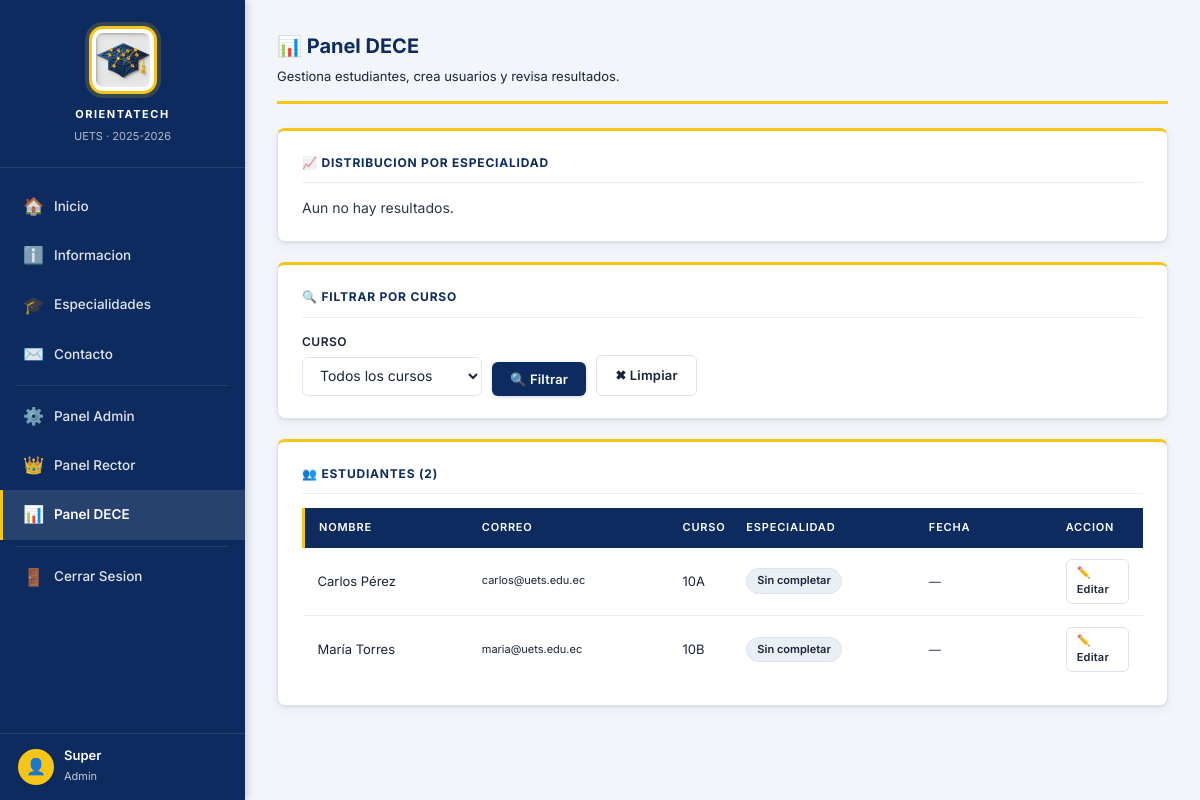
Screenshot of /index.php?pagina=dece (signed in) with the database file from the repository.
### tables this page shows
CREATE TABLE IF NOT EXISTS usuarios (
    id               INT AUTO_INCREMENT PRIMARY KEY,
    nombre           VARCHAR(100) NOT NULL,
    apellido         VARCHAR(100) NOT NULL,
    correo           VARCHAR(150) NOT NULL UNIQUE,
    contrasena       VARCHAR(255) NOT NULL,
    rol              ENUM('estudiante','dece','rector','admin','coordinador') NOT NULL DEFAULT 'estudiante',
    curso            VARCHAR(10)  DEFAULT NULL,
     
    especialidad_coord VARCHAR(100) DEFAULT NULL,  
    seg_resp1        VARCHAR(200) DEFAULT NULL,   
    seg_resp2        VARCHAR(200) DEFAULT NULL,   
    seg_resp3        VARCHAR(200) DEFAULT NULL,   
    activo           TINYINT(1)   NOT NULL DEFAULT 1,
    fecha_creacion   DATETIME     DEFAULT CURRENT_TIMESTAMP
);

### PAGINAS/dece.php (the view, shortened to what this page needs)
<?php
$where        = "";
$sql = "SELECT u.id, u.nombre, u.apellido, u.correo, u.curso,
               r.especialidad, r.fecha_resultado
        FROM usuarios u
        LEFT JOIN resultados r ON u.id = r.id_usuario
        WHERE u.rol = 'estudiante' $where
        ORDER BY u.curso ASC, u.apellido ASC";
$res = mysqli_query($conexion, $sql);
$estudiantes = [];
while ($f = mysqli_fetch_assoc($res)) { $estudiantes[] = $f; }
$por_esp = [];
?>
<div class="page-header">
    <h2>📊 Panel DECE</h2>
    <p>Gestiona estudiantes, crea usuarios y revisa resultados.</p>
</div>
<div class="tarjeta">
    <h3>📈 Distribucion por Especialidad</h3>
    <div style="display:flex;gap:10px;flex-wrap:wrap;margin-top:14px;">
        <?php if (empty($por_esp)): ?>
            <p style="color:#2d3748;">Aun no hay resultados.</p>
        <?php else: foreach ($por_esp as $e): ?>
            <div style="background:#ebf0fb;border:1px solid #d0dcf0;border-radius:10px;
                        padding:12px 18px;text-align:center;min-width:130px;">
                <p style="color:#0d2b5e;font-size:28px;font-weight:700;margin-bottom:4px;">
                    <?php echo $e['total']; ?></p>
                <p style="color:#1a2438;font-size:12px;"><?php echo htmlspecialchars($e['especialidad']); ?></p>
            </div>
        <?php endforeach; endif; ?>
    </div>
</div>
<div class="tarjeta">
    <h3>🔍 Filtrar por Curso</h3>
    <form method="GET" action="index.php"
          style="display:flex;gap:10px;align-items:flex-end;flex-wrap:wrap;margin-top:14px;">
        <div class="campo" style="margin:0;min-width:180px;"><label>Curso</label>
            <select name="curso">
                <option value="">Todos los cursos</option>
            </select>
        </div>
        <button type="submit" class="btn btn-primario">🔍 Filtrar</button>
        <a href="index.php?pagina=dece" class="btn btn-borde">✖ Limpiar</a>
    </form>
</div>
<div class="tarjeta">
    <h3>👥 Estudiantes (<?php echo count($estudiantes); ?>)</h3>
    <div class="tabla-wrapper" style="margin-top:14px;">
        <table class="tabla" style="table-layout:fixed;width:100%;">
            <thead>
                <tr>
                    <th style="width:18%">Nombre</th>
                    <th style="width:22%">Correo</th>
                    <th style="width:7%">Curso</th>
                    <th style="width:20%">Especialidad</th>
                    <th style="width:15%">Fecha</th>
                    <th style="width:10%">Accion</th>
                </tr>
            </thead>
            <tbody>
                <?php foreach ($estudiantes as $est): ?>
                <tr>
                    <td><?php echo htmlspecialchars($est['nombre'].' '.$est['apellido']); ?></td>
                    <td style="font-size:11px;word-break:break-all;"><?php echo htmlspecialchars($est['correo']); ?></td>
                    <td><?php echo htmlspecialchars($est['curso']); ?></td>
                    <td>
                        <?php if ($est['especialidad']): ?>
                            <span class="badge badge-verde"><?php echo htmlspecialchars($est['especialidad']); ?></span>
                        <?php else: ?>
                            <span class="badge badge-gris">Sin completar</span>
                        <?php endif; ?>
                    </td>
                    <td style="font-size:12px;color:#2d3748;"><?php echo $est['fecha_resultado']??'—'; ?></td>
                    <td>
                        <a href="index.php?pagina=dece&editar=<?php echo $est['id']; ?>"
                           class="btn btn-borde" style="font-size:11px;padding:4px 10px;">
                            ✏️ Editar
                        </a>
                    </td>
                </tr>
                <?php endforeach; ?>
            </tbody>
        </table>
    </div>
</div>

### GENERAL/estilos.css (style rules this page uses)
:root { --azul-oscuro: #0d2b5e; --azul-medio: #1a3f7a; --azul-claro: #2d5fa6; --amarillo: #f5c518; --amarillo-hover: #e0b210; --amarillo-fondo: #fffbea; --blanco: #ffffff; --fondo: #f2f5f9; --gris-borde: #dde3ec; --gris-claro: #eaeff6; --texto: #1a2438; --texto-medio: #1e2d45; --texto-suave: #3d5070; --verde: #1e7e45; --rojo: #c0392b; --info: #1a5276; --sidebar-ancho: 245px; --sombra-card: 0 1px 3px rgba(0,0,0,0.07), 0 4px 12px rgba(0,0,0,0.05); --sombra-hover: 0 4px 16px rgba(13,43,94,0.14); }
*, *::before, *::after { margin:0; padding:0; box-sizing:border-box; }
body { font-family: 'Inter', sans-serif; background-color: var(--fondo); color: #1a2438; font-size: 14px; line-height: 1.6; min-height: 100vh; }
.page-header { margin-bottom: 24px; padding-bottom: 14px; border-bottom: 3px solid var(--amarillo); }
.page-header h2 { font-size: 20px; font-weight: 700; color: var(--azul-oscuro); }
.page-header p { color: #1a2438; font-size: 13px; margin-top: 4px; }
.tarjeta { background: var(--blanco); border: 1px solid var(--gris-borde); border-top: 3px solid var(--amarillo); border-radius: 8px; padding: 22px 24px; margin-bottom: 20px; box-shadow: var(--sombra-card); }
.tarjeta h3 { font-size: 12px; font-weight: 700; color: var(--azul-oscuro); text-transform: uppercase; letter-spacing: 0.8px; margin-bottom: 14px; padding-bottom: 10px; border-bottom: 1px solid var(--gris-claro); }
.campo { margin-bottom: 16px; }
.campo label { display: block; font-size: 12px; font-weight: 600; color: #1a2438; text-transform: uppercase; letter-spacing: 0.5px; margin-bottom: 6px; }
.campo input, .campo select, .campo textarea { width: 100%; padding: 9px 13px; background: var(--blanco); border: 1px solid var(--gris-borde); border-radius: 6px; color: #1a2438; font-family: 'Inter', sans-serif; font-size: 14px; outline: none; transition: border-color 0.2s, box-shadow 0.2s; }
.btn { display: inline-flex; align-items: center; gap: 7px; padding: 9px 18px; border: none; border-radius: 6px; font-family: 'Inter', sans-serif; font-size: 13px; font-weight: 600; cursor: pointer; text-decoration: none; transition: all 0.18s ease; letter-spacing: 0.2px; }
.btn-primario { background: var(--azul-oscuro); color: var(--blanco); box-shadow: 0 1px 4px rgba(13,43,94,0.2); }
.btn-borde { background: var(--blanco); border: 1px solid var(--gris-borde); color: #1a2438; }
.tabla-wrapper { overflow-x: auto; }
table.tabla { width: 100%; border-collapse: collapse; }
table.tabla th { background: var(--azul-oscuro); color: var(--blanco); font-size: 11px; font-weight: 600; letter-spacing: 0.8px; text-transform: uppercase; padding: 11px 14px; text-align: left; }
table.tabla thead tr th:first-child { border-left: 3px solid var(--amarillo); }
table.tabla td { padding: 11px 14px; border-bottom: 1px solid var(--gris-claro); color: #1a2438; font-size: 13px; }
table.tabla tr:last-child td { border-bottom: none; }
.badge { display: inline-block; padding: 3px 10px; border-radius: 20px; font-size: 11px; font-weight: 600; }
.badge-gris { background: var(--gris-claro); color: #1a2438; border: 1px solid var(--gris-borde); }
.tarjeta p, .tarjeta li, .tarjeta span:not(.badge):not(.esp-icono):not(.pregunta-num):not(.nav-icono) { color: #1a2438; }

### rows the page displays
usuarios: nombre+apellido "Carlos Pérez", correo "carlos@uets.edu.ec", curso "10A", fecha_resultado "—"
usuarios: nombre+apellido "María Torres", correo "maria@uets.edu.ec", curso "10B", fecha_resultado "—"

### other values shown
$item['icono'] "🏠"
$item['texto'] "Inicio"
$item['icono'] "ℹ️"
$item['texto'] "Informacion"
$item['icono'] "🎓"
$item['texto'] "Especialidades"
$item['icono'] "✉️"
$item['texto'] "Contacto"
$item['icono'] "⚙️"
$item['texto'] "Panel Admin"
$item['icono'] "👑"
$item['texto'] "Panel Rector"
$item['icono'] "📊"
$item['texto'] "Panel DECE"
explode(' ', $nombre_sb)[0] "Super"
